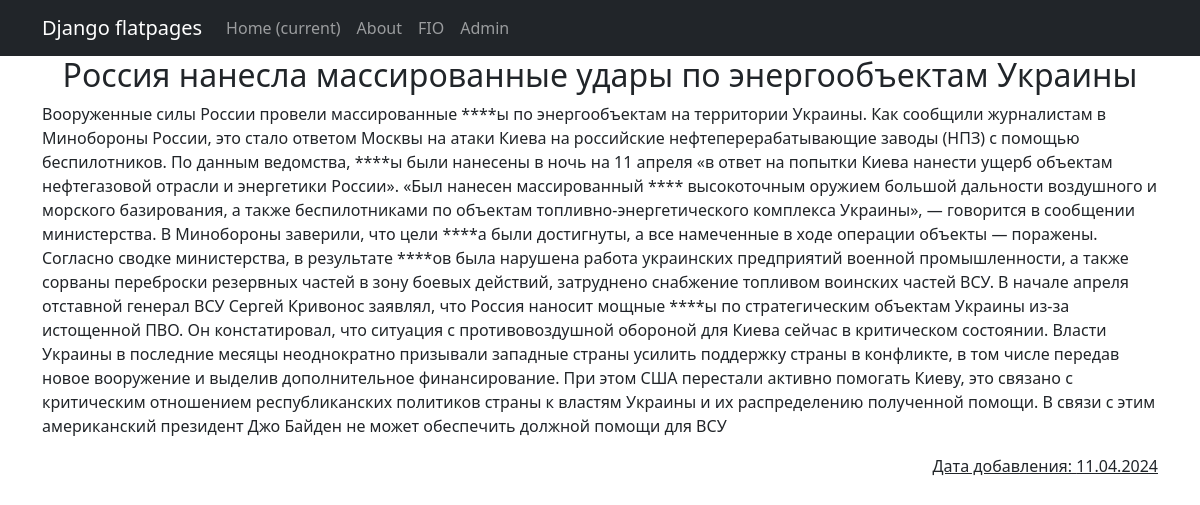
Page /news/5/ on the committed database.
### news/models.py (models this page shows, shortened)
class News(models.Model):
    title = models.CharField(max_length=255, unique=True, default='')
    content = models.TextField(default='')
    created_at = models.DateTimeField(default=timezone.now, blank=True)

### news/views.py (the view)
# urls.py: path('<int:pk>/', NewsDetail.as_view(), name='news_detail'),  # Конкретная новость
class NewsDetail(DetailView):
    model = News
    template_name = 'news_detail.html'
    context_object_name = 'news'

### news/templatetags/custom_filters.py (called while the page is built)
@register.filter
def censor(value):
    unwanted_words = ['удар', 'убийство', 'наркотики', 'насилие', 'смерть', 'жертвы']  # список нежелательных слов
    censored_value = value
    for word in unwanted_words:
        censored_value = censored_value.replace(word, '*' * len(word))  # заменяем слово на звездочки
    return censored_value

### templates/news_detail.html (shortened to what this page needs)
{% extends 'flatpages/default.html' %}
{% load custom_filters %}
{% block content %}
   <h2>{{ news.title }}</h2>
   <div style = "text-align:left;">
   <p>{{ news.content|censor }}</p>
   </div>
<div style="text-align:right"><p><u>Дата добавления: {{ news.created_at|date:"d.m.Y" }}</u></p></div>
{% endblock content %}

### rows in the picture
News: title "Россия нанесла массированные удары по энергообъектам Украины", content|censor "Вооруженные силы России провели массированные ****ы по энергообъектам на территории Украины. Как сообщили журналистам в Минобороны России, это стало ответом Москвы на атаки Киева на российские нефтеперерабатывающие заводы (НПЗ) с помощью беспилотников. По данным ведомства, ****ы были нанесены в ночь на 11 апреля «в ответ на попытки Киева нанести ущерб объектам нефтегазовой отрасли и энергетики России». «Был нанесен массированный **** высокоточным оружием большой дальности воздушного и морского базирования, а также беспилотниками по объектам топливно-энергетического комплекса Украины», — говорится в сообщении министерства. В Минобороны заверили, что цели ****а были достигнуты, а все…", created_at "11.04.2024"
